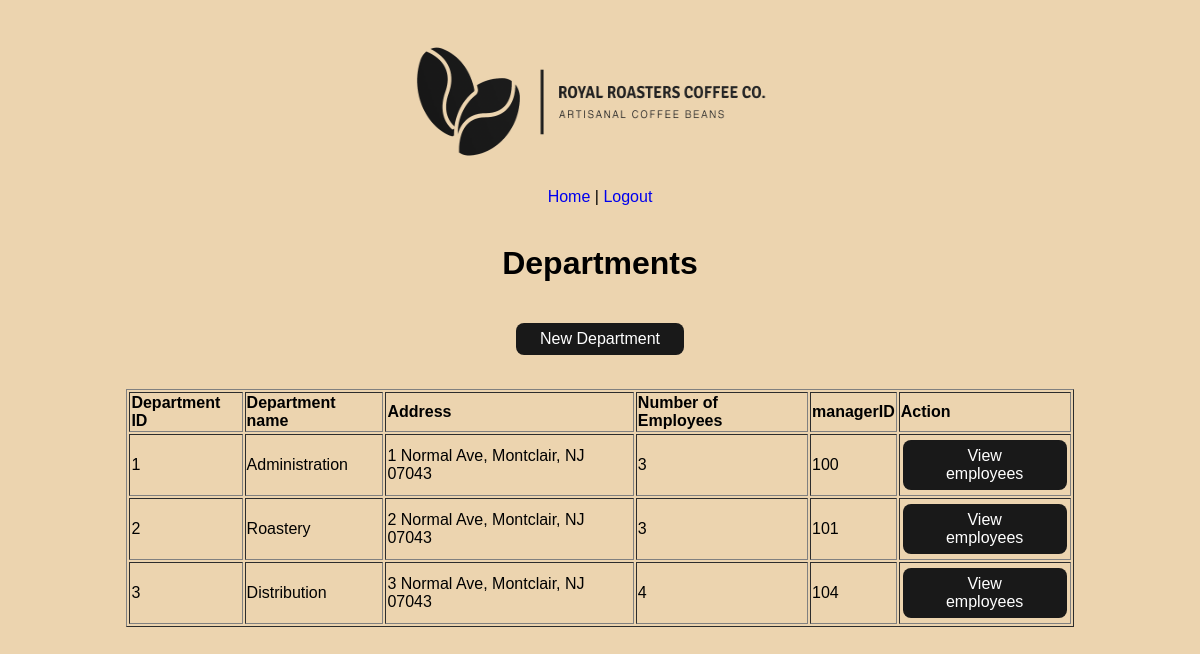
Screenshot of /editor-dept.php (signed in) with the database file from the repository.
### tables this page shows
CREATE TABLE `department` (
  `deptID` int(1) UNSIGNED NOT NULL,
  `deptName` varchar(20) NOT NULL,
  `dept_address` varchar(100) NOT NULL,
  `managerID` int(3) UNSIGNED NOT NULL
);

### editor-dept.php (the view, shortened to what this page needs)
<?php
require_once('functions.php');
include "header.php";
if($_SESSION['position'] == "1"){
    @ $db           = DBconnect();
    $getalldepts    = "select * from department";
    $result         = $db->query($getalldepts);
    $depts          = $result->fetch_all(MYSQLI_ASSOC);
    ?>
    <h1 style="text-align:center;">Departments</h1>
    <div class="cart-table">
      <form method="post" action="DBentry-dept.php">
         <button>New Department</button>
      </form>
    </div>
    <div class="cart-table">
    <table border="1" style="width:80%; text-align: left;">
      <tr>
        <th>Department ID</th>
        <th>Department name</th>
        <th>Address</th>
        <th>Number of Employees</th>
        <th>managerID</th>
        <th>Action</th>
      </tr>
      <?php
    foreach($depts as $dept){
      $deptID 	  = $dept['deptID'];
      $deptName   = $dept['deptName'];
      $address 	  = $dept['dept_address'];
      $managerID  = $dept['managerID'];
      $empnumquery    = "select count(*) as total from employee where deptID=".$deptID;
      $result         = $db->query($empnumquery);
      $numberof       = mysqli_fetch_assoc($result);
      $emps           = $numberof['total'];
    ?>
    <tr>
      <td><?php echo $deptID;     ?></td>
      <td><?php echo $deptName;   ?></td>
      <td><?php echo $address;    ?></td>
      <td><?php echo $emps;       ?></td>
      <td><?php echo $managerID;  ?></td>
        <form method="post" action="viewDeptEmps.php">
          <td>
            <button name="selectedDept" value=<?php echo $deptID;?>>View employees</button>
          </td>
        </form>
    </tr>
    <?php
    }
}else{
    ?>
    <p>You are not authorized to access the page</p>
    <?php
}
?>

### style.css (style rules this page uses)
body { font-family: 'Helvetica', 'Arial', sans-serif; color: #000000; font-size: 12pt; background-color: #ECD4AF; }
button { background-color: #191919; border: none; color: white; padding: 7px 24px; border-radius: 8px; text-align: center; text-decoration: none; display: inline-block; font-size: 16px; margin: 4px 2px; cursor: pointer; }
.cart-table { display: flex; justify-content: center; margin-left: auto; margin-right: auto; padding-top: 15px; padding-bottom: 15px; }

### rows the page displays
department: deptID "1", deptName "Administration", dept_address "1 Normal Ave, Montclair, NJ 07043", emps "3", managerID "100"
department: deptID "2", deptName "Roastery", dept_address "2 Normal Ave, Montclair, NJ 07043", emps "3", managerID "101"
department: deptID "3", deptName "Distribution", dept_address "3 Normal Ave, Montclair, NJ 07043", emps "4", managerID "104"
